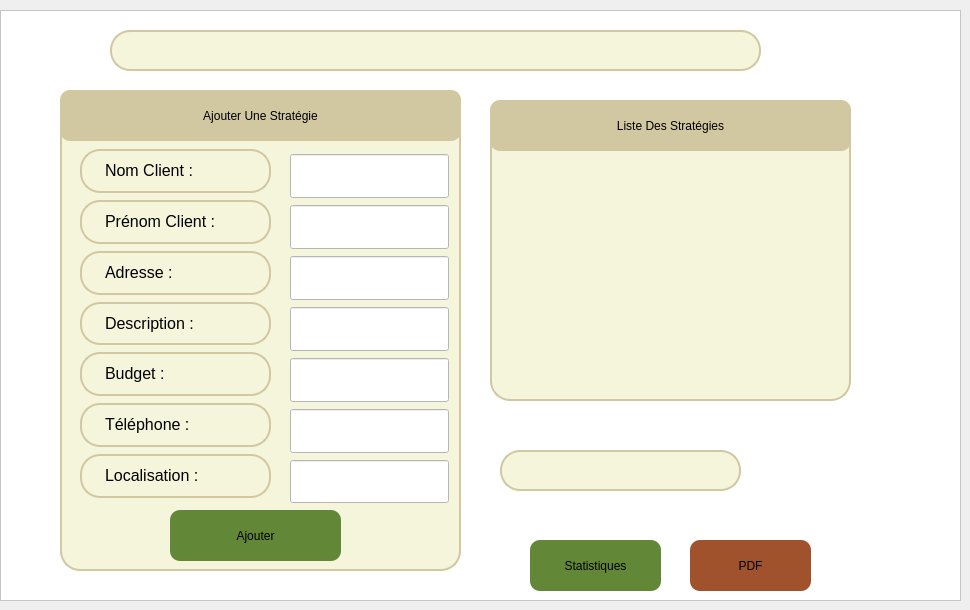
    <widget class="QWidget" name="PageGestionStratgies">
     <widget class="QFrame" name="frame_5">
      <property name="geometry">
       <rect>
        <x>0</x>
        <y>10</y>
        <width>961</width>
        <height>591</height>
       </rect>
      </property>
      <property name="styleSheet">
       <string notr="true">background-color:rgb(255,255,255);
font:20pt &quot;Segoe Ui&quot;;</string>
      </property>
      <property name="frameShape">
       <enum>QFrame::Shape::StyledPanel</enum>
      </property>
      <property name="frameShadow">
       <enum>QFrame::Shadow::Raised</enum>
      </property>
      <widget class="QLabel" name="label_151">
       <property name="geometry">
        <rect>
         <x>50</x>
         <y>20</y>
         <width>51</width>
         <height>41</height>
        </rect>
       </property>
       <property name="styleSheet">
        <string notr="true">image: url(:/res/search.png)</string>
       </property>
       <property name="text">
        <string/>
       </property>
      </widget>
      <widget class="QLineEdit" name="barrederecherche_21">
       <property name="geometry">
        <rect>
         <x>110</x>
         <y>20</y>
         <width>651</width>
         <height>41</height>
        </rect>
       </property>
       <property name="styleSheet">
        <string notr="true">QLineEdit {
    border: 2px solid rgb(209, 199, 161); /* Bordure légèrement plus foncée */
    border-radius: 20px; /* Coins arrondis */
    color: #000; /* Texte noir */
    padding-left: 20px;
    padding-right: 20px;
    background-color: rgb(245, 245, 220); /* Beige */
}

QLineEdit:hover {
    border: 2px solid rgb(160, 150, 120); /* Bordure plus foncée au survol */
    background-color: rgb(255, 255, 235); /* Fond légèrement plus clair */
}

QLineEdit:focus {
    border: 2px solid rgb(100, 80, 50); /* Bordure encore plus foncée lors du focus */
    background-color: rgb(255, 255, 240); /* Fond encore plus clair lors du focus */
    box-shadow: 0 0 5px rgba(0, 0, 0, 0.2); /* Ombre autour du champ en focus */
}
</string>
       </property>
       <property name="cursorMoveStyle">
        <enum>Qt::CursorMoveStyle::LogicalMoveStyle</enum>
       </property>
      </widget>
      <widget class="QLabel" name="label_152">
       <property name="geometry">
        <rect>
         <x>770</x>
         <y>20</y>
         <width>41</width>
         <height>41</height>
        </rect>
       </property>
       <property name="styleSheet">
        <string notr="true">image:url(:/res/likes.png)</string>
       </property>
       <property name="text">
        <string/>
       </property>
      </widget>
      <widget class="QPushButton" name="pushButton_66">
       <property name="geometry">
        <rect>
         <x>690</x>
         <y>530</y>
         <width>121</width>
         <height>51</height>
        </rect>
       </property>
       <property name="styleSheet">
        <string notr="true">QPushButton {
background-color: rgb(160, 82, 45);
font: 10pt &quot;Sylfaen&quot;;
border-radius: 10px;
}
QPushButton:hover {
    background-color: #D2B48C; /* Marron soft */
}
</string>
       </property>
       <property name="text">
        <string>PDF</string>
       </property>
      </widget>
      <widget class="QLineEdit" name="barrederecherche_22">
       <property name="geometry">
        <rect>
         <x>500</x>
         <y>440</y>
         <width>241</width>
         <height>41</height>
        </rect>
       </property>
       <property name="styleSheet">
        <string notr="true">QLineEdit {
    border: 2px solid rgb(209, 199, 161); /* Bordure légèrement plus foncée */
    border-radius: 20px; /* Coins arrondis */
    color: #000; /* Texte noir */
    padding-left: 20px;
    padding-right: 20px;
    background-color: rgb(245, 245, 220); /* Beige */
}

QLineEdit:hover {
    border: 2px solid rgb(160, 150, 120); /* Bordure plus foncée au survol */
    background-color: rgb(255, 255, 235); /* Fond légèrement plus clair */
}

QLineEdit:focus {
    border: 2px solid rgb(100, 80, 50); /* Bordure encore plus foncée lors du focus */
    background-color: rgb(255, 255, 240); /* Fond encore plus clair lors du focus */
    box-shadow: 0 0 5px rgba(0, 0, 0, 0.2); /* Ombre autour du champ en focus */
}
</string>
       </property>
       <property name="cursorMoveStyle">
        <enum>Qt::CursorMoveStyle::LogicalMoveStyle</enum>
       </property>
      </widget>
      <widget class="QFrame" name="frame_23">
       <property name="geometry">
        <rect>
         <x>490</x>
         <y>90</y>
         <width>361</width>
         <height>301</height>
        </rect>
       </property>
       <property name="styleSheet">
        <string notr="true">QFrame {
    border: 2px solid rgb(209, 199, 161); /* Bordure légèrement plus foncée */
    border-radius: 20px; /* Coins arrondis */
    color: #000; /* Texte noir */
    padding-left: 20px;
    padding-right: 20px;
    background-color: rgb(245, 245, 220); /* Beige */
}

QLineEdit:hover {
    border: 2px solid rgb(160, 150, 120); /* Bordure plus foncée au survol */
    background-color: rgb(255, 255, 235); /* Fond légèrement plus clair */
}

QFrame:focus {
    border: 2px solid rgb(100, 80, 50); /* Bordure encore plus foncée lors du focus */
    background-color: rgb(255, 255, 240); /* Fond encore plus clair lors du focus */
    box-shadow: 0 0 5px rgba(0, 0, 0, 0.2); /* Ombre autour du champ en focus */
}
</string>
       </property>
       <property name="frameShape">
        <enum>QFrame::Shape::StyledPanel</enum>
       </property>
       <property name="frameShadow">
        <enum>QFrame::Shadow::Raised</enum>
       </property>
       <widget class="QPushButton" name="pushButton_67">
        <property name="geometry">
         <rect>
          <x>0</x>
          <y>0</y>
          <width>361</width>
          <height>51</height>
         </rect>
        </property>
        <property name="styleSheet">
         <string notr="true">QPushButton {
background-color:rgb(209, 199, 161);
font: 10pt &quot;Sylfaen&quot;;
border-radius: 10px;
}
QPushButton:hover {
    background-color: #F5F5DC; /* Beige soft */
}</string>
        </property>
        <property name="text">
         <string>Liste Des Stratégies</string>
        </property>
       </widget>
      </widget>
      <widget class="QLabel" name="label_153">
       <property name="geometry">
        <rect>
         <x>750</x>
         <y>440</y>
         <width>61</width>
         <height>51</height>
        </rect>
       </property>
       <property name="styleSheet">
        <string notr="true">image:url(:/res/suppr.png)</string>
       </property>
       <property name="text">
        <string/>
       </property>
      </widget>
      <widget class="QLabel" name="label_154">
       <property name="geometry">
        <rect>
         <x>810</x>
         <y>20</y>
         <width>51</width>
         <height>41</height>
        </rect>
       </property>
       <property name="styleSheet">
        <string notr="true">image:url(:/res/notif.png)</string>
       </property>
       <property name="text">
        <string/>
       </property>
      </widget>
      <widget class="QPushButton" name="pushButton_68">
       <property name="geometry">
        <rect>
         <x>530</x>
         <y>530</y>
         <width>131</width>
         <height>51</height>
        </rect>
       </property>
       <property name="styleSheet">
        <string notr="true">QPushButton {
background-color: rgb(98, 135, 55);
font: 10pt &quot;Sylfaen&quot;;
border-radius: 10px;
}
QPushButton:hover {
background-color: #7E9C5A;
}</string>
       </property>
       <property name="text">
        <string>Statistiques</string>
       </property>
      </widget>
      <widget class="QFrame" name="frame_24">
       <property name="geometry">
        <rect>
         <x>60</x>
         <y>80</y>
         <width>401</width>
         <height>481</height>
        </rect>
       </property>
       <property name="styleSheet">
        <string notr="true">QFrame {
    border: 2px solid rgb(209, 199, 161); /* Bordure légèrement plus foncée */
    border-radius: 20px; /* Coins arrondis */
    color: #000; /* Texte noir */
    padding-left: 20px;
    padding-right: 20px;
    background-color: rgb(245, 245, 220); /* Beige */
}

QLineEdit:hover {
    border: 2px solid rgb(160, 150, 120); /* Bordure plus foncée au survol */
    background-color: rgb(255, 255, 235); /* Fond légèrement plus clair */
}

QFrame:focus {
    border: 2px solid rgb(100, 80, 50); /* Bordure encore plus foncée lors du focus */
    background-color: rgb(255, 255, 240); /* Fond encore plus clair lors du focus */
    box-shadow: 0 0 5px rgba(0, 0, 0, 0.2); /* Ombre autour du champ en focus */
}
</string>
       </property>
       <property name="frameShape">
        <enum>QFrame::Shape::StyledPanel</enum>
       </property>
       <property name="frameShadow">
        <enum>QFrame::Shadow::Raised</enum>
       </property>
       <widget class="QPushButton" name="pushButton_69">
        <property name="geometry">
         <rect>
          <x>0</x>
          <y>0</y>
          <width>401</width>
          <height>51</height>
         </rect>
        </property>
        <property name="styleSheet">
         <string notr="true">QPushButton {
background-color:rgb(209, 199, 161);
font: 10pt &quot;Sylfaen&quot;;
border-radius: 10px;
}
QPushButton:hover {
    background-color: #F5F5DC; /* Beige soft */
}</string>
        </property>
        <property name="text">
         <string>Ajouter Une Stratégie</string>
        </property>
       </widget>
       <widget class="QPushButton" name="pushButton_70">
        <property name="geometry">
         <rect>
          <x>110</x>
          <y>420</y>
          <width>171</width>
          <height>51</height>
         </rect>
        </property>
        <property name="styleSheet">
         <string notr="true">QPushButton {
background-color: rgb(98, 135, 55);
font: 10pt &quot;Sylfaen&quot;;
border-radius: 10px;
}
QPushButton:hover {
background-color: #7E9C5A;
}</string>
        </property>
        <property name="text">
         <string>Ajouter</string>
        </property>
       </widget>
       <widget class="QLabel" name="label_155">
        <property name="geometry">
         <rect>
          <x>20</x>
          <y>212</y>
          <width>191</width>
          <height>43</height>
         </rect>
        </property>
        <property name="styleSheet">
         <string notr="true">label-&gt;setStyleSheet(&quot;QLabel { color: black; font-size: 10px; border: none; }&quot;);
</string>
        </property>
        <property name="text">
         <string>&lt;html&gt;&lt;head/&gt;&lt;body&gt;&lt;p&gt;&lt;span style=&quot; font-size:12pt;&quot;&gt;Description :&lt;/span&gt;&lt;/p&gt;&lt;/body&gt;&lt;/html&gt;</string>
        </property>
       </widget>
       <widget class="QLabel" name="label_156">
        <property name="geometry">
         <rect>
          <x>20</x>
          <y>364</y>
          <width>191</width>
          <height>44</height>
         </rect>
        </property>
        <property name="styleSheet">
         <string notr="true">label-&gt;setStyleSheet(&quot;QLabel { color: black; font-size: 10px; border: none; }&quot;);
</string>
        </property>
        <property name="text">
         <string>&lt;html&gt;&lt;head/&gt;&lt;body&gt;&lt;p&gt;&lt;span style=&quot; font-size:12pt;&quot;&gt;Localisation :&lt;/span&gt;&lt;/p&gt;&lt;/body&gt;&lt;/html&gt;</string>
        </property>
       </widget>
       <widget class="QLabel" name="label_157">
        <property name="geometry">
         <rect>
          <x>20</x>
          <y>161</y>
          <width>191</width>
          <height>44</height>
         </rect>
        </property>
        <property name="styleSheet">
         <string notr="true">label-&gt;setStyleSheet(&quot;QLabel { color: black; font-size: 10px; border: none; }&quot;);
</string>
        </property>
        <property name="text">
         <string>&lt;html&gt;&lt;head/&gt;&lt;body&gt;&lt;p&gt;&lt;span style=&quot; font-size:12pt;&quot;&gt;Adresse :&lt;/span&gt;&lt;/p&gt;&lt;/body&gt;&lt;/html&gt;</string>
        </property>
       </widget>
       <widget class="QLabel" name="label_158">
        <property name="geometry">
         <rect>
          <x>20</x>
          <y>313</y>
          <width>191</width>
          <height>44</height>
         </rect>
        </property>
        <property name="styleSheet">
         <string notr="true">label-&gt;setStyleSheet(&quot;QLabel { color: black; font-size: 10px; border: none; }&quot;);
</string>
        </property>
        <property name="text">
         <string>&lt;html&gt;&lt;head/&gt;&lt;body&gt;&lt;p&gt;&lt;span style=&quot; font-size:12pt;&quot;&gt;Téléphone :&lt;/span&gt;&lt;/p&gt;&lt;/body&gt;&lt;/html&gt;</string>
        </property>
       </widget>
       <widget class="QLabel" name="label_159">
        <property name="geometry">
         <rect>
          <x>20</x>
          <y>59</y>
          <width>191</width>
          <height>44</height>
         </rect>
        </property>
        <property name="styleSheet">
         <string notr="true">label-&gt;setStyleSheet(&quot;QLabel { color: black; font-size: 10px; border: none; }&quot;);
</string>
        </property>
        <property name="text">
         <string>&lt;html&gt;&lt;head/&gt;&lt;body&gt;&lt;p&gt;&lt;span style=&quot; font-size:12pt;&quot;&gt;Nom Client :&lt;/span&gt;&lt;/p&gt;&lt;/body&gt;&lt;/html&gt;</string>
        </property>
       </widget>
       <widget class="QLabel" name="label_160">
        <property name="geometry">
         <rect>
          <x>20</x>
          <y>262</y>
          <width>191</width>
          <height>44</height>
         </rect>
        </property>
        <property name="styleSheet">
         <string notr="true">label-&gt;setStyleSheet(&quot;QLabel { color: black; font-size: 10px; border: none; }&quot;);
</string>
        </property>
        <property name="text">
         <string>&lt;html&gt;&lt;head/&gt;&lt;body&gt;&lt;p&gt;&lt;span style=&quot; font-size:12pt;&quot;&gt;Budget :&lt;/span&gt;&lt;/p&gt;&lt;/body&gt;&lt;/html&gt;</string>
        </property>
       </widget>
       <widget class="QLabel" name="label_161">
        <property name="geometry">
         <rect>
          <x>20</x>
          <y>110</y>
          <width>191</width>
          <height>44</height>
         </rect>
        </property>
        <property name="styleSheet">
         <string notr="true">label-&gt;setStyleSheet(&quot;QLabel { color: black; font-size: 10px; border: none; }&quot;);
</string>
        </property>
        <property name="text">
         <string>&lt;html&gt;&lt;head/&gt;&lt;body&gt;&lt;p&gt;&lt;span style=&quot; font-size:12pt;&quot;&gt;Prénom Client  :&lt;/span&gt;&lt;/p&gt;&lt;/body&gt;&lt;/html&gt;</string>
        </property>
       </widget>
       <widget class="QLineEdit" name="lineEdit_101">
        <property name="geometry">
         <rect>
          <x>230</x>
          <y>268</y>
          <width>159</width>
          <height>44</height>
         </rect>
        </property>
       </widget>
       <widget class="QLineEdit" name="lineEdit_102">
        <property name="geometry">
         <rect>
          <x>230</x>
          <y>64</y>
          <width>159</width>
          <height>44</height>
         </rect>
        </property>
       </widget>
       <widget class="QLineEdit" name="lineEdit_103">
        <property name="geometry">
         <rect>
          <x>230</x>
          <y>217</y>
          <width>159</width>
          <height>44</height>
         </rect>
        </property>
       </widget>
       <widget class="QLineEdit" name="lineEdit_104">
        <property name="geometry">
         <rect>
          <x>230</x>
          <y>115</y>
          <width>159</width>
          <height>44</height>
         </rect>
        </property>
       </widget>
       <widget class="QLineEdit" name="lineEdit_105">
        <property name="geometry">
         <rect>
          <x>230</x>
          <y>166</y>
          <width>159</width>
          <height>44</height>
         </rect>
        </property>
       </widget>
       <widget class="QLineEdit" name="lineEdit_106">
        <property name="geometry">
         <rect>
          <x>230</x>
          <y>319</y>
          <width>159</width>
          <height>44</height>
         </rect>
        </property>
       </widget>
       <widget class="QLineEdit" name="lineEdit_107">
        <property name="geometry">
         <rect>
          <x>230</x>
          <y>370</y>
          <width>159</width>
          <height>43</height>
         </rect>
        </property>
       </widget>
      </widget>
      <widget class="QLabel" name="label_162">
       <property name="geometry">
        <rect>
         <x>810</x>
         <y>440</y>
         <width>61</width>
         <height>51</height>
        </rect>
       </property>
       <property name="styleSheet">
        <string notr="true">image:url(:/res/modif.png)</string>
       </property>
       <property name="text">
        <string/>
       </property>
      </widget>
     </widget>
    </widget>
